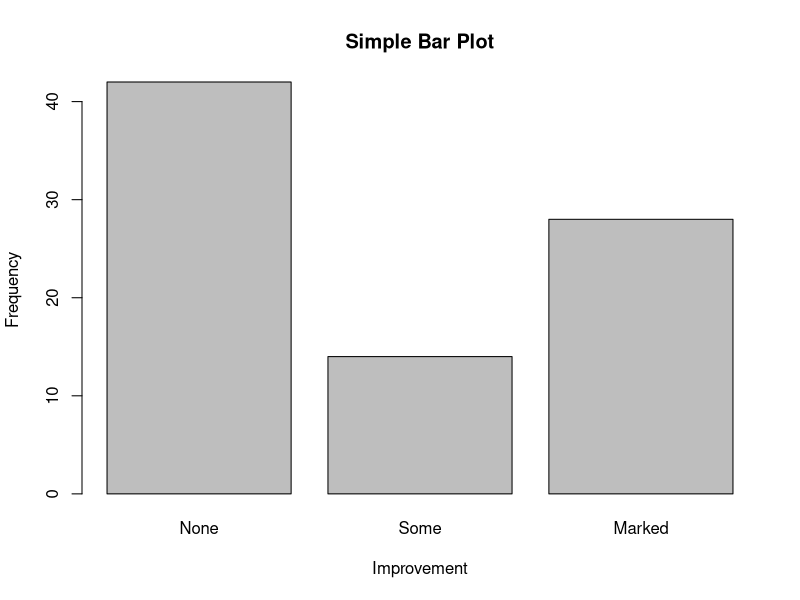
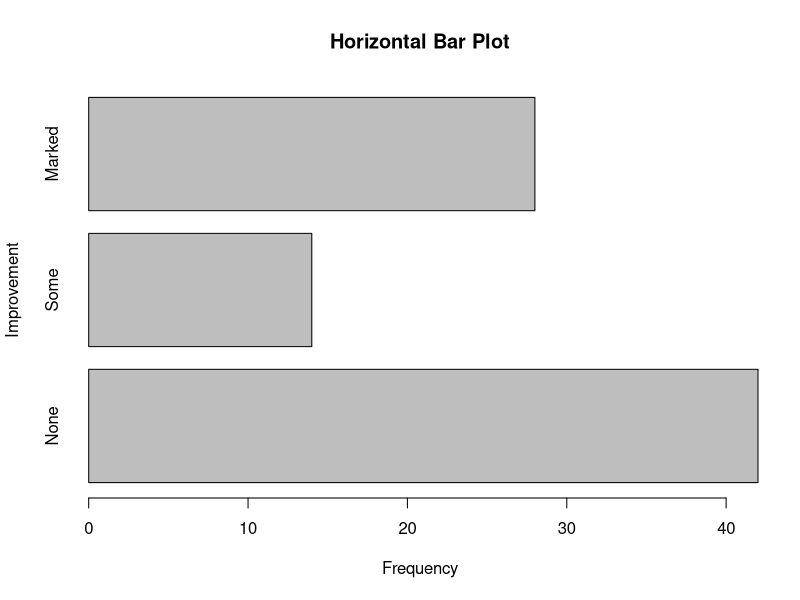
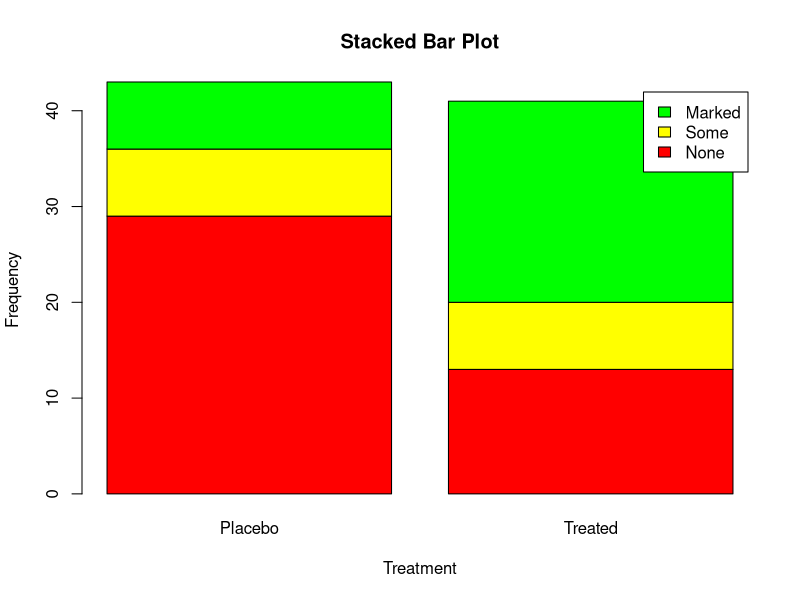
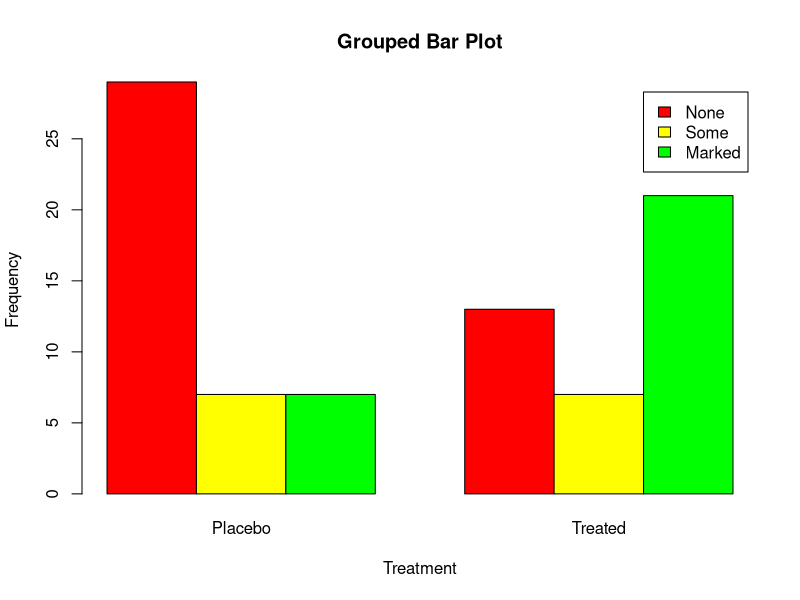
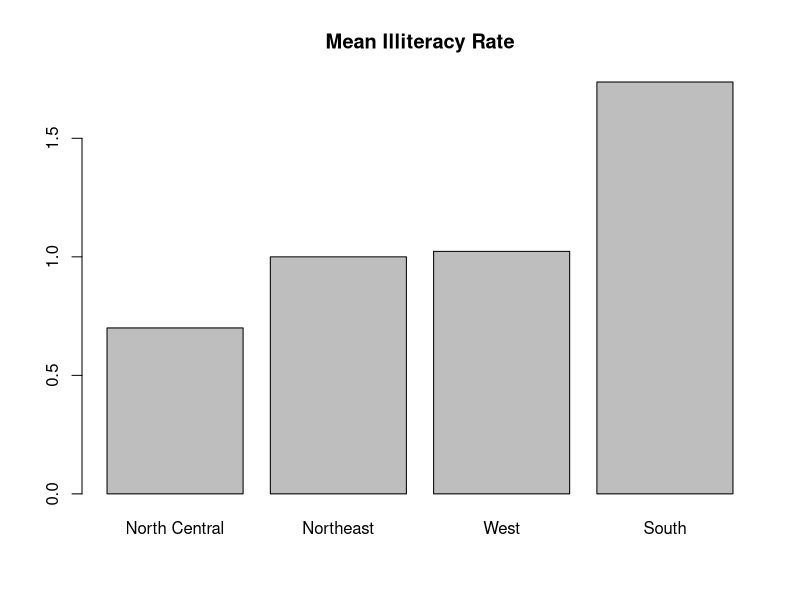
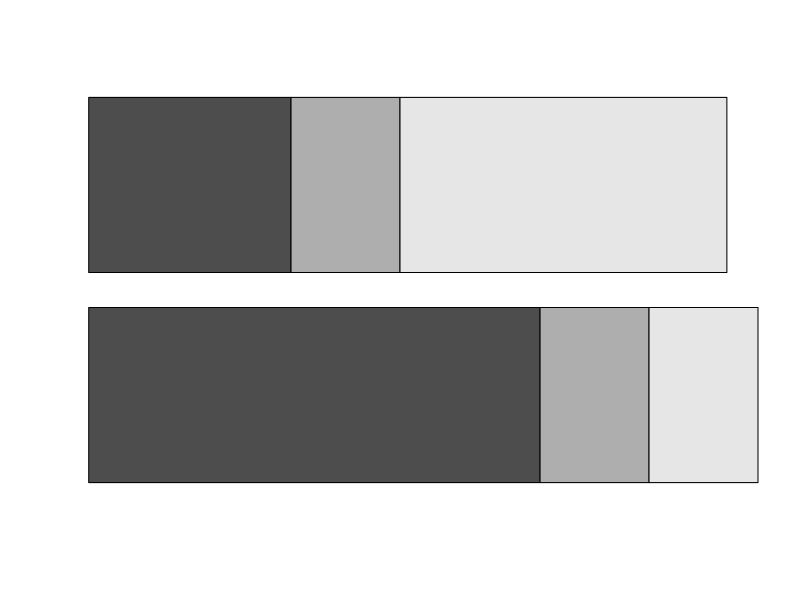

Write the R code that produced these figures, in order. (Note: this script raises an error after producing the figures.)
# 6 基本图形
# 载入数据
library(vcd)
counts <- table(Arthritis$Improved)
counts

# 条形图绘制
barplot(counts, 
        main="Simple Bar Plot",
        xlab="Improvement", ylab="Frequency")

barplot(counts, 
        main="Horizontal Bar Plot", 
        xlab="Frequency", ylab="Improvement", 
        horiz=TRUE)

# 治疗类型和改善状况列联表
library(vcd)
counts <- table(Arthritis$Improved, Arthritis$Treatment)
counts

# 堆砌条形图和分组条形图
barplot(counts, 
        main="Stacked Bar Plot",
        xlab="Treatment", ylab="Frequency", 
        col=c("red", "yellow","green"),            
        legend=rownames(counts))

barplot(counts, 
        main="Grouped Bar Plot", 
        xlab="Treatment", ylab="Frequency",
        col=c("red", "yellow", "green"),
        legend=rownames(counts), beside=TRUE)

# 排序后均值条形图
states <- data.frame(state.region, state.x77)
means <- aggregate(states$Illiteracy, by=list(state.region), FUN=mean)
means

means <- means[order(means$x),]  
means

barplot(means$x, names.arg=means$Group.1) 
title("Mean Illiteracy Rate")  

# 条形图微调
barplot(counts, 
        main="Treatment Outcome", horiz=TRUE, cex.names=0.8,
        names.arg=c("No Improvement", "Some Improvement", "Marked Improvement")
)
par(opar)

# 棘状图
library(vcd)
attach(Arthritis)
counts <- table(Treatment,Improved)
spine(counts, main="Spinogram Example")
detach(Arthritis)

# 饼图
par(mfrow=c(2,2))                             
slices <- c(10, 12,4, 16, 8) 
lbls <- c("US", "UK", "Australia", "Germany", "France")

pie(slices, labels = lbls, 
    main="Simple Pie Chart")

pct <- round(slices/sum(slices)*100)                      
lbls <- paste(lbls, pct) 
lbls <- paste(lbls,"%",sep="")
pie(slices,labels = lbls, col=rainbow(length(lbls)),
    main="Pie Chart with Percentages")

library(plotrix)                                               
pie3D(slices, labels=lbls,explode=0.1,
      main="3D Pie Chart ")

mytable <- table(state.region)                                   
lbls <- paste(names(mytable), "\n", mytable, sep="")
pie(mytable, labels = lbls, 
    main="Pie Chart from a dataframe\n (with sample sizes)")

par(opar)

# 扇形图
library(plotrix)
slices <- c(10, 12,4, 16, 8) 
lbls <- c("US", "UK", "Australia", "Germany", "France")   
fan.plot(slices, labels = lbls, main="Fan Plot")

# 直方图
par(mfrow=c(2,2)) 
# simple histogram                                                        1
hist(mtcars$mpg)

# colored histogram with specified number of bins        
hist(mtcars$mpg, 
     breaks=12, 
     col="red", 
     xlab="Miles Per Gallon", 
     main="Colored histogram with 12 bins")

# colored histogram with rug plot, frame, and specified number of bins 
hist(mtcars$mpg, 
     freq=FALSE, 
     breaks=12, 
     col="red", 
     xlab="Miles Per Gallon", 
     main="Histogram, rug plot, density curve")  
rug(jitter(mtcars$mpg)) 
lines(density(mtcars$mpg), col="blue", lwd=2)

# histogram with superimposed normal curve (Thanks to Peter Dalgaard)  
x <- mtcars$mpg 
h<-hist(x, 
        breaks=12, 
        col="red", 
        xlab="Miles Per Gallon", 
        main="Histogram with normal curve and box") 
xfit<-seq(min(x),max(x),length=40) 
yfit<-dnorm(xfit,mean=mean(x),sd=sd(x)) 
yfit <- yfit*diff(h$mids[1:2])*length(x) 
lines(xfit, yfit, col="blue", lwd=2)
box()

# 核密度图
d <- density(mtcars$mpg) # returns the density data  
plot(d) # plots the results 

d <- density(mtcars$mpg)                                  
plot(d, main="Kernel Density of Miles Per Gallon")       
polygon(d, col="red", border="blue")                     
rug(mtcars$mpg, col="brown") 

# sm包
par(lwd=2)                                                       
library(sm)
attach(mtcars)

# create value labels 
cyl.f <- factor(cyl, levels= c(4, 6, 8),                               
                labels = c("4 cylinder", "6 cylinder", "8 cylinder")) 

# plot densities 
sm.density.compare(mpg, cyl, xlab="Miles Per Gallon")                
title(main="MPG Distribution by Car Cylinders")

# add legend via mouse click
colfill<-c(2:(2+length(levels(cyl.f)))) 
cat("Use mouse to place legend...","\n\n")
legend(locator(1), levels(cyl.f), fill=colfill) 
detach(mtcars)
par(lwd=1)

# 箱线图
boxplot(mpg~cyl,data=mtcars,
        main="Car Milage Data", 
        xlab="Number of Cylinders", 
        ylab="Miles Per Gallon")

# 带凹槽的箱线图
boxplot(mpg~cyl,data=mtcars, 
        notch=TRUE, 
        varwidth=TRUE,
        col="red",
        main="Car Mileage Data", 
        xlab="Number of Cylinders", 
        ylab="Miles Per Gallon")

# 分组箱线图
# create a factor for number of cylinders
mtcars$cyl.f <- factor(mtcars$cyl,
                       levels=c(4,6,8),
                       labels=c("4","6","8"))

# create a factor for transmission type
mtcars$am.f <- factor(mtcars$am, 
                      levels=c(0,1), 
                      labels=c("auto","standard"))

# generate boxplot
boxplot(mpg ~ am.f *cyl.f, 
        data=mtcars, 
        varwidth=TRUE,
        col=c("gold", "darkgreen"),
        main="MPG Distribution by Auto Type", 
        xlab="Auto Type")

# 小提琴图
library(vioplot)
x1 <- mtcars$mpg[mtcars$cyl==4] 
x2 <- mtcars$mpg[mtcars$cyl==6]
x3 <- mtcars$mpg[mtcars$cyl==8]
vioplot(x1, x2, x3, 
        names=c("4 cyl", "6 cyl", "8 cyl"), 
        col="gold")
title("Violin Plots of Miles Per Gallon")

# 点图
dotchart(mtcars$mpg,labels=row.names(mtcars),cex=.7,
         main="Gas Mileage for Car Models", 
         xlab="Miles Per Gallon")

# 修改点图
x <- mtcars[order(mtcars$mpg),]                      
x$cyl <- factor(x$cyl)                                 
x$color[x$cyl==4] <- "red"                              
x$color[x$cyl==6] <- "blue"
x$color[x$cyl==8] <- "darkgreen" 
dotchart(x$mpg,
         labels = row.names(x),                               
         cex=.7, 
         pch=19,                                              
         groups = x$cyl,                                       
         gcolor = "black",
         color = x$color,
         main = "Gas Mileage for Car Models\ngrouped by cylinder",
         xlab = "Miles Per Gallon")
